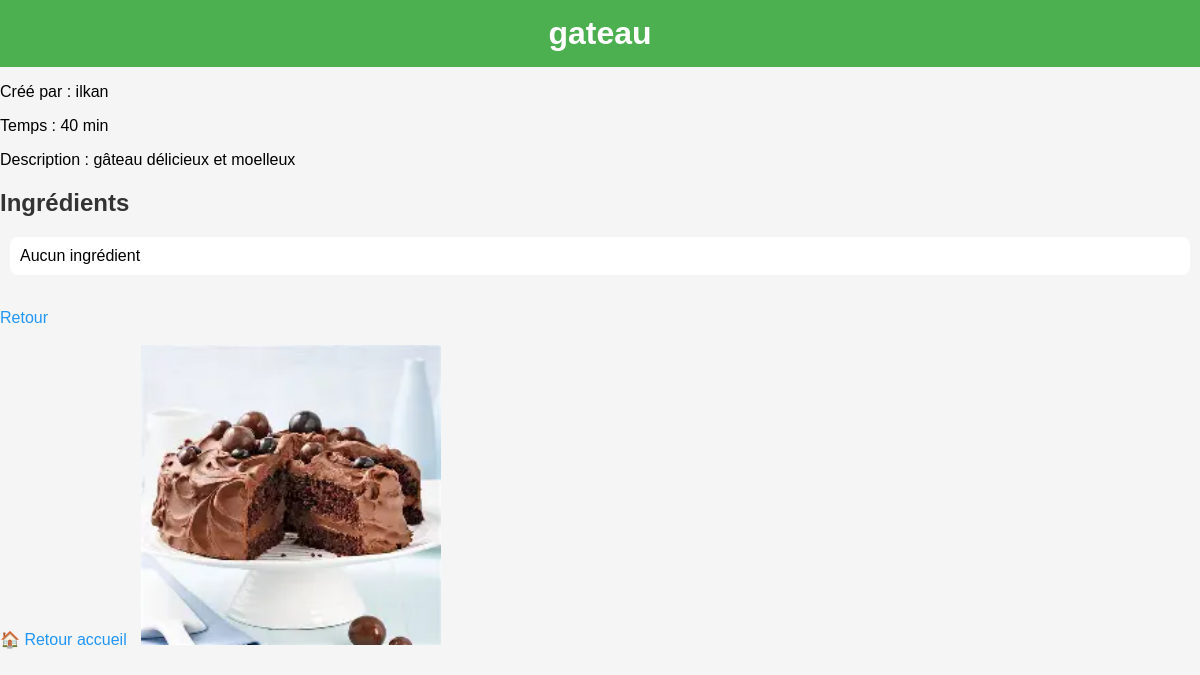
The app's page /myapp/recette/3/ with its own data.
### myapp/models.py (models this page shows, shortened)
class Recette(models.Model):
    image = models.ImageField(upload_to='recettes/', null=True, blank=True)
    titre = models.CharField(max_length=100)
    createur = models.CharField(max_length=100)
    temps_preparation = models.IntegerField()
    description = models.TextField(null=True, blank=True)

### myapp/views.py (the view)
# urls.py: path('recette/<int:pk>/', views.recette_detail, name='recette_detail'),
def recette_detail(request, pk):
    recette = get_object_or_404(Recette, pk=pk)
    return render(request, 'myapp/recette_detail.html', {
        'recette': recette
    })

### myapp/templates/myapp/recette_detail.html (shortened to what this page needs)
<!DOCTYPE html>
<html lang="fr">
<head>
    {% load static %}
    <link rel="stylesheet" href="{% static 'myapp/style.css' %}">
</head>
<body>
<h1>{{ recette.titre }}</h1>
<p>Créé par : {{ recette.createur }}</p>
<p>Temps : {{ recette.temps_preparation }} min</p>
<p>Description : {{ recette.description }}</p>
<h2>Ingrédients</h2>
<ul>
{% for i in recette.ingredient_set.all %}
    <li>{{ i.nom }} - {{ i.quantite }}</li>
{% empty %}
    <li>Aucun ingrédient</li>
{% endfor %}
</ul>
<br>
<a href="{% url 'recette_list' %}">Retour</a>
<br><br>
<a href="{% url 'index' %}">🏠 Retour accueil</a>
{% if recette.image %}
    <img src="{{ recette.image.url }}" width="300">
{% endif %}
</body>
</html>

### myapp/static/myapp/style.css (style rules this page uses)
body { font-family: Arial, sans-serif; background-color: #f5f5f5; margin: 0; padding: 0; }
h1 { background-color: #4CAF50; color: white; padding: 15px; text-align: center; margin: 0; }
h2 { color: #333; }
ul { list-style-type: none; padding: 0; }
li { background: white; margin: 10px; padding: 10px; border-radius: 8px; }
a { margin-right: 10px; text-decoration: none; color: #2196F3; }

### records on screen
Recette: titre "gateau", createur "ilkan", temps_preparation "40", description "gâteau délicieux et moelleux", image (picture)
